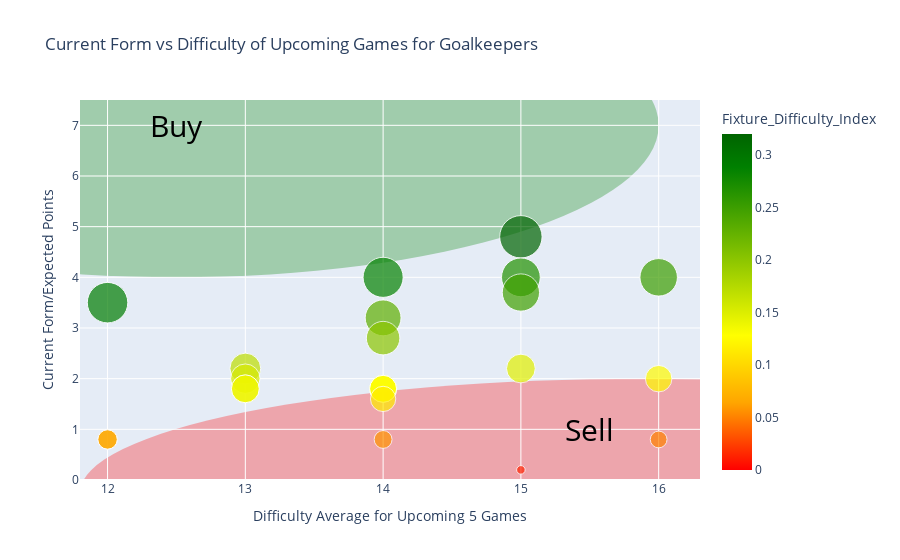

The notebook cell this image was saved under:
### Code cell
# Now the same for Goalkeepers
sorted_goalkeepers_df.rename(columns={'FD_index': 'Fixture_Difficulty_Index'}, inplace=True)

fig_goalkeepers = px.scatter(sorted_goalkeepers_df, x='Difficulty_score', y='form_player', color='Fixture_Difficulty_Index', 
                 size='Fixture_Difficulty_Index',  
                 labels={'form_player': 'Current Form/Expected Points', 'Difficulty_score': 'Difficulty Average for Upcoming 5 Games'},
                 hover_data=['full_name', 'Fixture_Difficulty_Index', 'name', 'now_cost'], title='Current Form vs Difficulty of Upcoming Games for Goalkeepers',
                 size_max=30,  
                 color_continuous_scale=[
                    (0.0, 'red'),
                    (0.2, 'orange'),
                    (0.4, 'yellow'),
                    (0.9, 'green'),
                    (1.0, 'darkgreen') 
                 ]
                )


fig_goalkeepers.update_layout(
    shapes=[
        dict(
            type='circle',
            xref='x',
            yref='y',
            x0=9,
            y0=10,
            x1=16,
            y1=4,
            fillcolor='green',
            opacity=0.3,
            layer='below',
            line=dict(width=0),
        ),
        dict(
            type='circle',
            xref='x',
            yref='y',
            x0=11.8,
            y0=2,
            x1=20,
            y1=-2.5,
            fillcolor='red',
            opacity=0.3,
            layer='below',
            line=dict(width=0),
        )
    ],
    annotations=[
        dict(
            text='Buy', 
            x=12.5,  
            y=7,   
            showarrow=False,
            font=dict(color='black', size=30),
        ),
        dict(
            text='Sell',
            x=15.5,  
            y=1,   
            showarrow=False,
            font=dict(color='black', size=30),
        )
    ]
)

fig_goalkeepers.update_layout(showlegend=False, height=800)  

 
fig_goalkeepers.update_xaxes(range=[11.8, 16.3])
fig_goalkeepers.update_yaxes(range=[0, 7.5])

fig_goalkeepers.show()

### Figure 1 — Plotly figure (JSON) as saved in the notebook; plotly's stock layout.template omitted (floating-point values rounded to 4 significant figures; data arrays with more than 128 entries replaced by an {"elided": "..."} marker saying what was removed)
{"data": [{"customdata": {"elided": "94x4 mixed values"}, "hovertemplate": "Difficulty Average for Upcoming 5 Games=%{x}<br>Current Form/Expected Points=%{y}<br>Fixture_Difficulty_Index=%{marker.color}<br>full_name=%{customdata[0]}<br>name=%{customdata[2]}<br>now_cost=%{customdata[3]}<extra></extra>", "legendgroup": "", "marker": {"color": [0.32, 0.292, 0.286, 0.267, 0.25, 0.247, 0.247, 0.229, 0.2, 0.169, 0.154, 0.147, 0.138, 0.138, 0.129, 0.129, 0.129, 0.125, 0.114, 0.067, 0.067, 0.057, 0.05, 0.013, 0, 0, 0, 0, 0, 0, 0, 0, 0, 0, 0, 0, 0, 0, 0, 0, 0, 0, 0, 0, 0, 0, 0, 0, 0, 0, 0, 0, 0, 0, 0, 0, 0, 0, 0, 0, 0, 0, 0, 0, 0, 0, 0, 0, 0, 0, 0, 0, 0, 0, 0, 0, 0, 0, 0, 0, 0, 0, 0, 0, 0, 0, 0, 0, 0, 0, 0, 0, 0, 0], "coloraxis": "coloraxis", "size": [0.32, 0.292, 0.286, 0.267, 0.25, 0.247, 0.247, 0.229, 0.2, 0.169, 0.154, 0.147, 0.138, 0.138, 0.129, 0.129, 0.129, 0.125, 0.114, 0.067, 0.067, 0.057, 0.05, 0.013, 0, 0, 0, 0, 0, 0, 0, 0, 0, 0, 0, 0, 0, 0, 0, 0, 0, 0, 0, 0, 0, 0, 0, 0, 0, 0, 0, 0, 0, 0, 0, 0, 0, 0, 0, 0, 0, 0, 0, 0, 0, 0, 0, 0, 0, 0, 0, 0, 0, 0, 0, 0, 0, 0, 0, 0, 0, 0, 0, 0, 0, 0, 0, 0, 0, 0, 0, 0, 0, 0], "sizemode": "area", "sizeref": 0.0003556, "symbol": "circle"}, "mode": "markers", "name": "", "orientation": "v", "showlegend": false, "type": "scatter", "x": [15, 12, 14, 15, 16, 15, 17, 14, 14, 13, 13, 15, 13, 13, 14, 14, 14, 16, 14, 12, 12, 14, 16, 15, 13, 16, 15, 15, 16, 16, 12, 12, 12, 12, 12, 12, 12, 13, 13, 13, 15, 15, 15, 15, 16, 16, 13, 13, 13, 13, 15, 15, 15, 15, 15, 15, 12, 12, 12, 15, 15, 14, 14, 14, 14, 14, 14, 14, 14, 14, 17, 17, 17, 14, 14, 14, 13, 13, 13, 15, 15, 15, 14, 14, 14, 13, 13, 13, 13, 14, 14, 14, 14, 14], "xaxis": "x", "y": [4.8, 3.5, 4, 4, 4, 3.7, 4.2, 3.2, 2.8, 2.2, 2, 2.2, 1.8, 1.8, 1.8, 1.8, 1.8, 2, 1.6, 0.8, 0.8, 0.8, 0.8, 0.2, 0, 0, 0, 0, 0, 0, 0, 0, 0, 0, 0, 0, 0, 0, 0, 0, 0, 0, 0, 0, 0, 0, 0, 0, 0, 0, 0, 0, 0, 0, 0, 0, 0, 0, 0, 0, 0, 0, 0, 0, 0, 0, 0, 0, 0, 0, 0, 0, 0, 0, 0, 0, 0, 0, 0, 0, 0, 0, 0, 0, 0, 0, 0, 0, 0, 0, 0, 0, 0, 0], "yaxis": "y"}], "layout": {"annotations": [{"font": {"color": "black", "size": 30}, "showarrow": false, "text": "Buy", "x": 12.5, "y": 7}, {"font": {"color": "black", "size": 30}, "showarrow": false, "text": "Sell", "x": 15.5, "y": 1}], "autosize": true, "coloraxis": {"colorbar": {"title": {"text": "Fixture_Difficulty_Index"}}, "colorscale": [[0, "red"], [0.2, "orange"], [0.4, "yellow"], [0.9, "green"], [1, "darkgreen"]]}, "legend": {"itemsizing": "constant", "tracegroupgap": 0}, "shapes": [{"fillcolor": "green", "layer": "below", "line": {"width": 0}, "opacity": 0.3, "type": "circle", "x0": 9, "x1": 16, "xref": "x", "y0": 10, "y1": 4, "yref": "y"}, {"fillcolor": "red", "layer": "below", "line": {"width": 0}, "opacity": 0.3, "type": "circle", "x0": 11.8, "x1": 20, "xref": "x", "y0": 2, "y1": -2.5, "yref": "y"}], "showlegend": false, "title": {"text": "Current Form vs Difficulty of Upcoming Games for Goalkeepers"}, "xaxis": {"anchor": "y", "domain": [0, 1], "range": [11.8, 16.3], "title": {"text": "Difficulty Average for Upcoming 5 Games"}, "type": "linear"}, "yaxis": {"anchor": "x", "domain": [0, 1], "range": [0, 7.5], "title": {"text": "Current Form/Expected Points"}, "type": "linear"}}}
